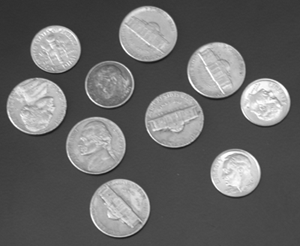
#> input picture ex04/coins.pgm, 300 x 246 px
$ jupyter execute spectral.ipynb
#> lines starting #> are read from the running program, lines starting #| are printed output that depends on the picture
[cell 1]
import numpy as np
import skimage.io
import skimage
import matplotlib.pyplot as plt
import scipy

[cell 2]
im = skimage.transform.rescale(skimage.io.imread('coins.pgm', as_gray=True),0.25).ravel()
#> im = 4650 values, max 0.955 at index 1640, min 0.19 at index 0, mean 0.404

[cell 3]
d_sq = scipy.spatial.distance.cdist(im.reshape((-1,1)), im.reshape((-1,1)), 'sqeuclidean')
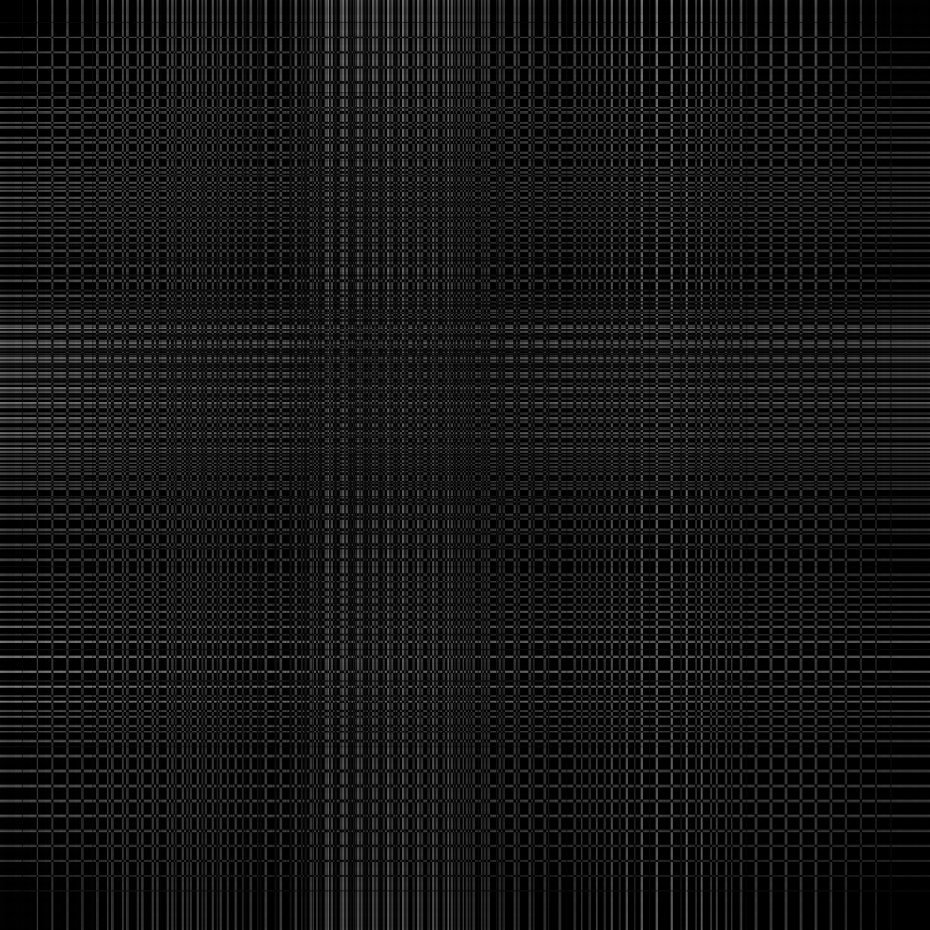
#> d_sq: shape (4650, 4650) float64 (shown at 1/5 size); min 0, max 0.586, mean 0.0866

# Affinity Matrix
l = 1.0
W = np.exp(-l * d_sq)
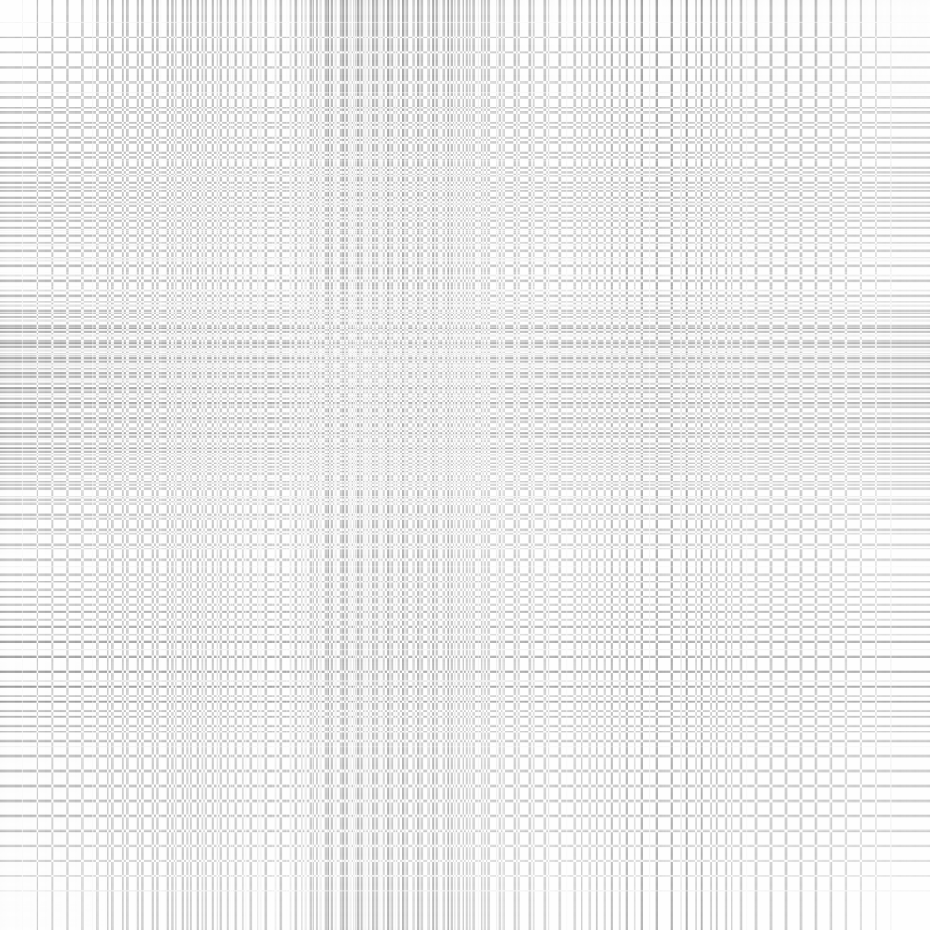
#> W: shape (4650, 4650) float64 (shown at 1/5 size); min 0.557, max 1, mean 0.922

[cell 4]
# Build the Graph Laplacian
D = np.diag(np.sum(W, axis=0))
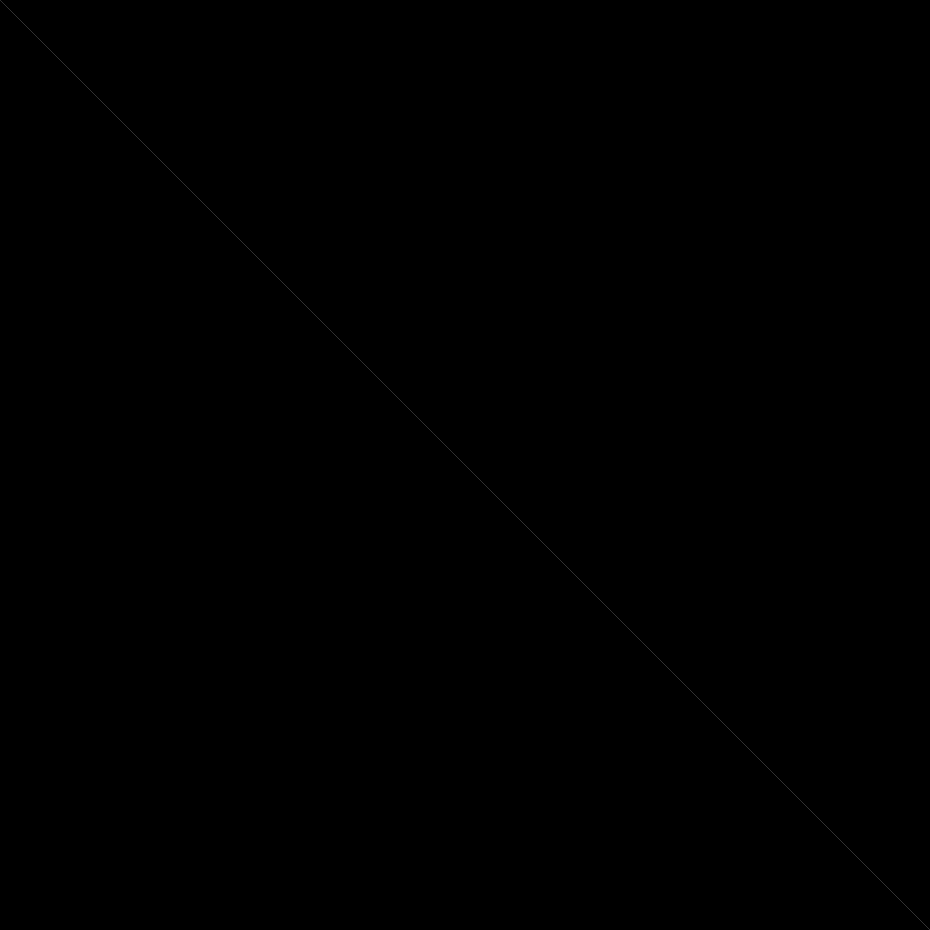
#> D: shape (4650, 4650) float64 (shown at 1/5 size); min 0, max 4458.2, mean 0.9; drawn with min black and max white
L = D - W

# Compute K smallest eigenvalues of L
w, v = scipy.sparse.linalg.eigsh(L, k=2)
